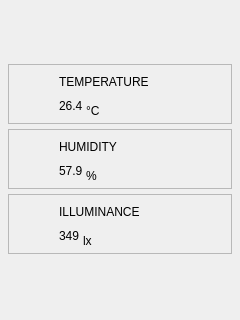
<?xml version="1.0" encoding="UTF-8"?>
<ui version="4.0">
 <class>Widget</class>
 <widget class="QWidget" name="Widget">
  <property name="geometry">
   <rect>
    <x>0</x>
    <y>0</y>
    <width>240</width>
    <height>320</height>
   </rect>
  </property>
  <property name="windowTitle">
   <string>Smart Home Dashboard</string>
  </property>
  <layout class="QVBoxLayout" name="mainLayout">
   <property name="spacing">
    <number>5</number>
   </property>
   <property name="leftMargin">
    <number>8</number>
   </property>
   <property name="topMargin">
    <number>6</number>
   </property>
   <property name="rightMargin">
    <number>8</number>
   </property>
   <property name="bottomMargin">
    <number>8</number>
   </property>
   <item>
    <spacer name="topSpacer">
     <property name="orientation">
      <enum>Qt::Vertical</enum>
     </property>
     <property name="sizeHint" stdset="0">
      <size>
       <width>20</width>
       <height>20</height>
      </size>
     </property>
    </spacer>
   </item>
   <item>
    <widget class="QFrame" name="tempCard">
     <property name="enabled">
      <bool>true</bool>
     </property>
     <property name="minimumSize">
      <size>
       <width>0</width>
       <height>60</height>
      </size>
     </property>
     <property name="frameShape">
      <enum>QFrame::StyledPanel</enum>
     </property>
     <layout class="QHBoxLayout" name="tempCardLayout">
      <property name="spacing">
       <number>8</number>
      </property>
      <property name="leftMargin">
       <number>6</number>
      </property>
      <property name="topMargin">
       <number>5</number>
      </property>
      <property name="rightMargin">
       <number>6</number>
      </property>
      <property name="bottomMargin">
       <number>5</number>
      </property>
      <item>
       <widget class="QLabel" name="tempIcon">
        <property name="minimumSize">
         <size>
          <width>36</width>
          <height>36</height>
         </size>
        </property>
        <property name="maximumSize">
         <size>
          <width>36</width>
          <height>36</height>
         </size>
        </property>
        <property name="text">
         <string/>
        </property>
        <property name="pixmap">
         <pixmap resource="../resources/resources.qrc">:/icons/temperature.png</pixmap>
        </property>
        <property name="alignment">
         <set>Qt::AlignCenter</set>
        </property>
       </widget>
      </item>
      <item>
       <layout class="QVBoxLayout" name="tempTextLayout">
        <property name="spacing">
         <number>0</number>
        </property>
        <item>
         <widget class="QLabel" name="tempTitle">
          <property name="text">
           <string>TEMPERATURE</string>
          </property>
         </widget>
        </item>
        <item>
         <layout class="QHBoxLayout" name="tempValueLayout">
          <property name="spacing">
           <number>3</number>
          </property>
          <item>
           <widget class="QLabel" name="tempValue">
            <property name="text">
             <string>26.4</string>
            </property>
           </widget>
          </item>
          <item alignment="Qt::AlignBottom">
           <widget class="QLabel" name="tempUnit">
            <property name="text">
             <string>°C</string>
            </property>
           </widget>
          </item>
          <item>
           <spacer name="tempValueSpacer">
            <property name="orientation">
             <enum>Qt::Horizontal</enum>
            </property>
            <property name="sizeHint" stdset="0">
             <size>
              <width>40</width>
              <height>16</height>
             </size>
            </property>
           </spacer>
          </item>
         </layout>
        </item>
       </layout>
      </item>
     </layout>
    </widget>
   </item>
   <item>
    <widget class="QFrame" name="humCard">
     <property name="minimumSize">
      <size>
       <width>0</width>
       <height>60</height>
      </size>
     </property>
     <property name="frameShape">
      <enum>QFrame::StyledPanel</enum>
     </property>
     <layout class="QHBoxLayout" name="humCardLayout">
      <property name="spacing">
       <number>8</number>
      </property>
      <property name="leftMargin">
       <number>6</number>
      </property>
      <property name="topMargin">
       <number>5</number>
      </property>
      <property name="rightMargin">
       <number>6</number>
      </property>
      <property name="bottomMargin">
       <number>5</number>
      </property>
      <item>
       <widget class="QLabel" name="humIcon">
        <property name="minimumSize">
         <size>
          <width>36</width>
          <height>36</height>
         </size>
        </property>
        <property name="maximumSize">
         <size>
          <width>36</width>
          <height>36</height>
         </size>
        </property>
        <property name="text">
         <string/>
        </property>
        <property name="pixmap">
         <pixmap resource="../resources/resources.qrc">:/icons/humidity.png</pixmap>
        </property>
        <property name="alignment">
         <set>Qt::AlignCenter</set>
        </property>
       </widget>
      </item>
      <item>
       <layout class="QVBoxLayout" name="humTextLayout">
        <property name="spacing">
         <number>0</number>
        </property>
        <item>
         <widget class="QLabel" name="humTitle">
          <property name="text">
           <string>HUMIDITY</string>
          </property>
         </widget>
        </item>
        <item>
         <layout class="QHBoxLayout" name="humValueLayout">
          <property name="spacing">
           <number>3</number>
          </property>
          <item>
           <widget class="QLabel" name="humValue">
            <property name="text">
             <string>57.9</string>
            </property>
           </widget>
          </item>
          <item alignment="Qt::AlignBottom">
           <widget class="QLabel" name="humUnit">
            <property name="text">
             <string>%</string>
            </property>
           </widget>
          </item>
          <item>
           <spacer name="humValueSpacer">
            <property name="orientation">
             <enum>Qt::Horizontal</enum>
            </property>
            <property name="sizeHint" stdset="0">
             <size>
              <width>40</width>
              <height>16</height>
             </size>
            </property>
           </spacer>
          </item>
         </layout>
        </item>
       </layout>
      </item>
     </layout>
    </widget>
   </item>
   <item>
    <widget class="QFrame" name="illCard">
     <property name="minimumSize">
      <size>
       <width>0</width>
       <height>60</height>
      </size>
     </property>
     <property name="frameShape">
      <enum>QFrame::StyledPanel</enum>
     </property>
     <layout class="QHBoxLayout" name="illCardLayout">
      <property name="spacing">
       <number>8</number>
      </property>
      <property name="leftMargin">
       <number>6</number>
      </property>
      <property name="topMargin">
       <number>5</number>
      </property>
      <property name="rightMargin">
       <number>6</number>
      </property>
      <property name="bottomMargin">
       <number>5</number>
      </property>
      <item>
       <widget class="QLabel" name="illIcon">
        <property name="minimumSize">
         <size>
          <width>36</width>
          <height>36</height>
         </size>
        </property>
        <property name="maximumSize">
         <size>
          <width>36</width>
          <height>36</height>
         </size>
        </property>
        <property name="text">
         <string/>
        </property>
        <property name="pixmap">
         <pixmap resource="../resources/resources.qrc">:/icons/sun.png</pixmap>
        </property>
        <property name="alignment">
         <set>Qt::AlignCenter</set>
        </property>
       </widget>
      </item>
      <item>
       <layout class="QVBoxLayout" name="illTextLayout">
        <property name="spacing">
         <number>0</number>
        </property>
        <item>
         <widget class="QLabel" name="illTitle">
          <property name="text">
           <string>ILLUMINANCE</string>
          </property>
         </widget>
        </item>
        <item>
         <layout class="QHBoxLayout" name="illValueLayout">
          <property name="spacing">
           <number>3</number>
          </property>
          <item>
           <widget class="QLabel" name="illValue">
            <property name="text">
             <string>349</string>
            </property>
           </widget>
          </item>
          <item alignment="Qt::AlignBottom">
           <widget class="QLabel" name="illUnit">
            <property name="text">
             <string>lx</string>
            </property>
           </widget>
          </item>
          <item>
           <spacer name="illValueSpacer">
            <property name="orientation">
             <enum>Qt::Horizontal</enum>
            </property>
            <property name="sizeHint" stdset="0">
             <size>
              <width>40</width>
              <height>16</height>
             </size>
            </property>
           </spacer>
          </item>
         </layout>
        </item>
       </layout>
      </item>
     </layout>
    </widget>
   </item>
   <item>
    <spacer name="bottomSpacer">
     <property name="orientation">
      <enum>Qt::Vertical</enum>
     </property>
     <property name="sizeHint" stdset="0">
      <size>
       <width>20</width>
       <height>20</height>
      </size>
     </property>
    </spacer>
   </item>
  </layout>
 </widget>
 <resources>
  <include location="../resources/resources.qrc"/>
 </resources>
 <connections/>
</ui>
